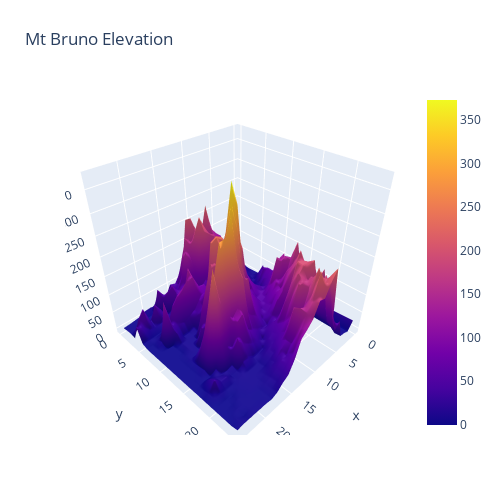

Here is the notebook cell this chart was saved with:
### Markdown cell above
## 3D Surface Plot
* A surface plot shows a functional relationship between a dependent variable (Z), and two independent variables (X and Y). 
* The plot is a companion plot to the contour plot.

### Code cell
# Topographical 3D Surface Plot
import plotly.graph_objects as go

import pandas as pd

# Read data from a csv
z_data = pd.read_csv('https://raw.githubusercontent.com/plotly/datasets/master/api_docs/mt_bruno_elevation.csv')
#z_matrix = np.random.rand(30,20)

z = z_data.values
# to specify x and y data
#sh_0, sh_1 = z.shape
#x, y = np.linspace(0, 1, sh_0), np.linspace(0, 1, sh_1)


# z is a 2D matrix
fig = go.Figure(data=[go.Surface(z=z)])

fig.update_layout(title='Mt Bruno Elevation', autosize=False,
                  width=500, height=500,
                  margin=dict(l=65, r=50, b=65, t=90))

fig.show()

### Figure 1 — Plotly figure (JSON) as saved in the notebook; plotly's stock layout.template omitted (floating-point values rounded to 4 significant figures; data arrays with more than 128 entries replaced by an {"elided": "..."} marker saying what was removed)
{"data": [{"type": "surface", "z": {"elided": "25x25 float values"}}], "layout": {"autosize": false, "height": 500, "margin": {"b": 65, "l": 65, "r": 50, "t": 90}, "title": {"text": "Mt Bruno Elevation"}, "width": 500}}
